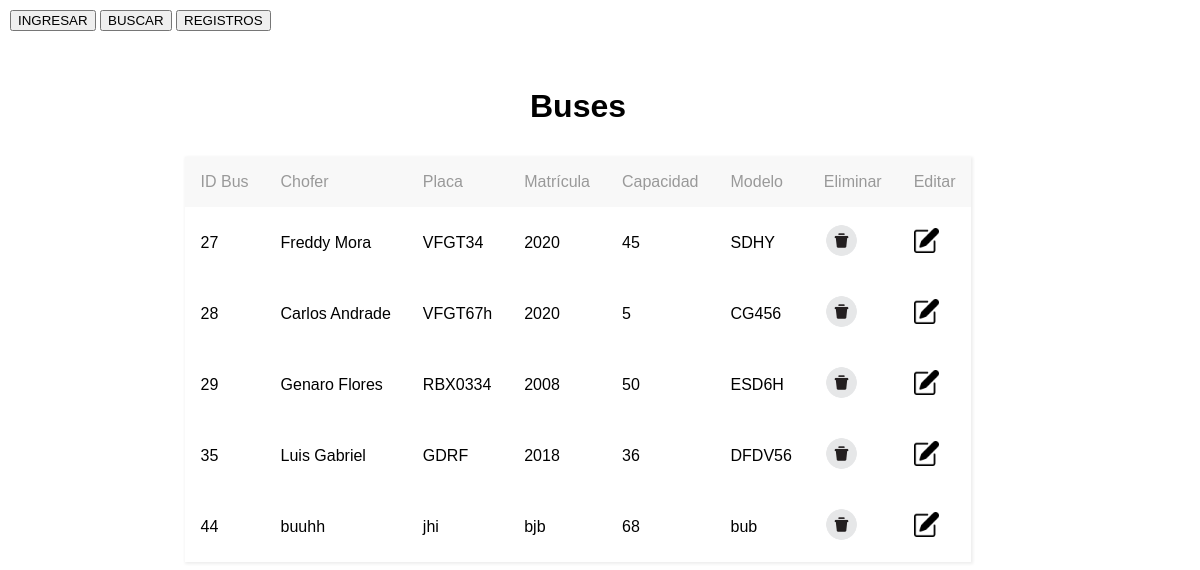
/CGbus.php, run on the app's committed database.
### tables this page shows
CREATE TABLE `bus` (
  `id_bus` int(11) NOT NULL AUTO_INCREMENT,
  `chofer` varchar(30) DEFAULT NULL,
  `placa` varchar(10) DEFAULT NULL,
  `matricula` varchar(10) DEFAULT NULL,
  `capacidad` varchar(10) DEFAULT NULL,
  `modelo` varchar(15) DEFAULT NULL,
  PRIMARY KEY (`id_bus`)
);

### CGbus.php (the view, shortened to what this page needs)
<!DOCTYPE html>
<html lang="en">
<head>
	<link rel="stylesheet" href="css/results.css">
</head>
<body>
	<div class="opciones">
		<a href="formulario bus.php"><input type="button" value= "INGRESAR"></a>
		<a href="buscar.php"><input type="button" value= "BUSCAR"></a>
		<a href="CGbus.php"><input type="button" value= "REGISTROS"></a>
	</div>
	<h1 class="titulo-resultados" >Buses</h1>
<?php
$con = mysqli_connect("localhost","root","","boletos");
$table = "bus";
$sql = "select * from $table";
$resultado = $con->query($sql);
$filas = mysqli_num_rows($resultado);
if($filas === 0){
?>
	<h3 class="No-resultado">No existen datos</h3>
<?php
} else {
?>
	<table class="tabla-resultados">
		<thead>
			<tr>
				<td>ID Bus</td>
				<td>Chofer</td>
				<td>Placa</td>
				<td>Matrícula</td>
				<td>Capacidad</td>
				<td>Modelo</td>
				<td>Eliminar</td>
				<td>Editar</td>
			</tr>
		</thead>
		<tbody>
		<?php
		while ($fila = $resultado->fetch_assoc()){
			$id_bus=$fila["id_bus"];
			$chofer=$fila["chofer"];
			$placa=$fila["placa"];
			$matricula=$fila["matricula"];
			$capacidad=$fila["capacidad"];
			$modelo=$fila["modelo"];
		?>
    		<tr>
				<td><?php echo $id_bus ?></td>
				<td><?php echo $chofer ?></td>
				<td><?php echo $placa ?></td>
				<td><?php echo $matricula ?></td>
				<td><?php echo $capacidad ?></td>
				<td><?php echo $modelo ?></td>
				<td>
					<a href='eliminarbus.php?id_bus=<?php echo $id_bus ?>'>
						<img src='imagenes/eliminar.png' width=35>
					</a>
				</td>
				<td>
					<a href='editar.php?id_bus=<?php echo $id_bus ?>'>
						<img src='imagenes/editar.png' width=25>
					</a>
				</td>
	        </tr>
	<?php } ?>
		</tbody>
	</table>
<?php }?>
</body>
</html>

### css/results.css (style rules this page uses)
body { align-items: center; display: flex; width: 95%; min-height: 100%; flex-direction: column; font-family: Arial; }
.tabla-resultados { border-collapse: collapse; box-shadow: 1px 1px 3px 1px rgb(238, 238, 238); margin-bottom: 2rem;; }
.tabla-resultados thead { background: rgb(248, 248, 248); }
.titulo-resultados { display: flex; justify-content: center; width: 100%; margin-top: 5rem; margin-bottom: 2rem; }
.opciones { position: absolute; top: 10px; left: 10px; }
thead { font-weight: 500; color: rgb(153, 153, 153); box-sizing: border-box; }
th, td { padding: 1rem; box-sizing: border-box; }

### data on the page
bus: id_bus "27", chofer "Freddy Mora", placa "VFGT34", matricula "2020", capacidad "45", modelo "SDHY"
bus: id_bus "28", chofer "Carlos Andrade", placa "VFGT67h", matricula "2020", capacidad "5", modelo "CG456"
bus: id_bus "29", chofer "Genaro Flores", placa "RBX0334", matricula "2008", capacidad "50", modelo "ESD6H"
bus: id_bus "35", chofer "Luis Gabriel", placa "GDRF", matricula "2018", capacidad "36", modelo "DFDV56"
bus: id_bus "44", chofer "buuhh", placa "jhi", matricula "bjb", capacidad "68", modelo "bub"
